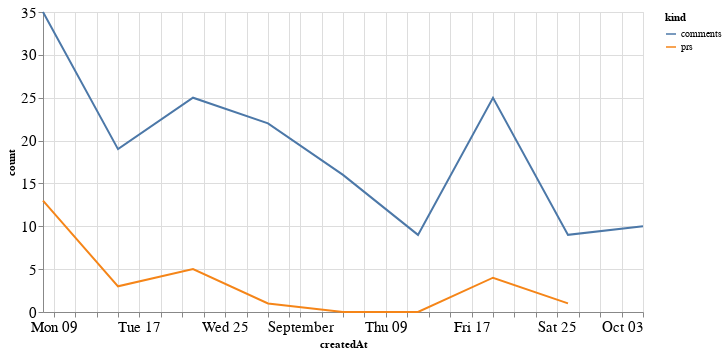

Notebook cell for this chart:
### Code cell
alt.Chart(total_time, width=600).mark_line().encode(
    x='createdAt',
    y='count',
    color='kind'
)

### Figure 1 — Vega-Lite specification as saved in the notebook (floating-point values rounded to 4 significant figures)
{"config": {"axisLeft": {"labelFontSize": 15}, "axisBottom": {"labelFontSize": 15}}, "data": {"name": "data-845abcdeb9a4b16bc2c9302863e98f09"}, "mark": "line", "encoding": {"color": {"type": "nominal", "field": "kind"}, "x": {"type": "temporal", "field": "createdAt"}, "y": {"type": "quantitative", "field": "count"}}, "width": 600, "$schema": "https://vega.github.io/schema/vega-lite/v4.8.1.json", "datasets": {"data-845abcdeb9a4b16bc2c9302863e98f09": [{"createdAt": "2021-08-08T00:00:00", "kind": "prs", "count": 13.0}, {"createdAt": "2021-08-15T00:00:00", "kind": "prs", "count": 3.0}, {"createdAt": "2021-08-22T00:00:00", "kind": "prs", "count": 5.0}, {"createdAt": "2021-08-29T00:00:00", "kind": "prs", "count": 1.0}, {"createdAt": "2021-09-05T00:00:00", "kind": "prs", "count": 0.0}, {"createdAt": "2021-09-12T00:00:00", "kind": "prs", "count": 0.0}, {"createdAt": "2021-09-19T00:00:00", "kind": "prs", "count": 4.0}, {"createdAt": "2021-09-26T00:00:00", "kind": "prs", "count": 1.0}, {"createdAt": "2021-10-03T00:00:00", "kind": "prs", "count": null}, {"createdAt": "2021-08-08T00:00:00", "kind": "comments", "count": 35.0}, {"createdAt": "2021-08-15T00:00:00", "kind": "comments", "count": 19.0}, {"createdAt": "2021-08-22T00:00:00", "kind": "comments", "count": 25.0}, {"createdAt": "2021-08-29T00:00:00", "kind": "comments", "count": 22.0}, {"createdAt": "2021-09-05T00:00:00", "kind": "comments", "count": 16.0}, {"createdAt": "2021-09-12T00:00:00", "kind": "comments", "count": 9.0}, {"createdAt": "2021-09-19T00:00:00", "kind": "comments", "count": 25.0}, {"createdAt": "2021-09-26T00:00:00", "kind": "comments", "count": 9.0}, {"createdAt": "2021-10-03T00:00:00", "kind": "comments", "count": 10.0}]}}
